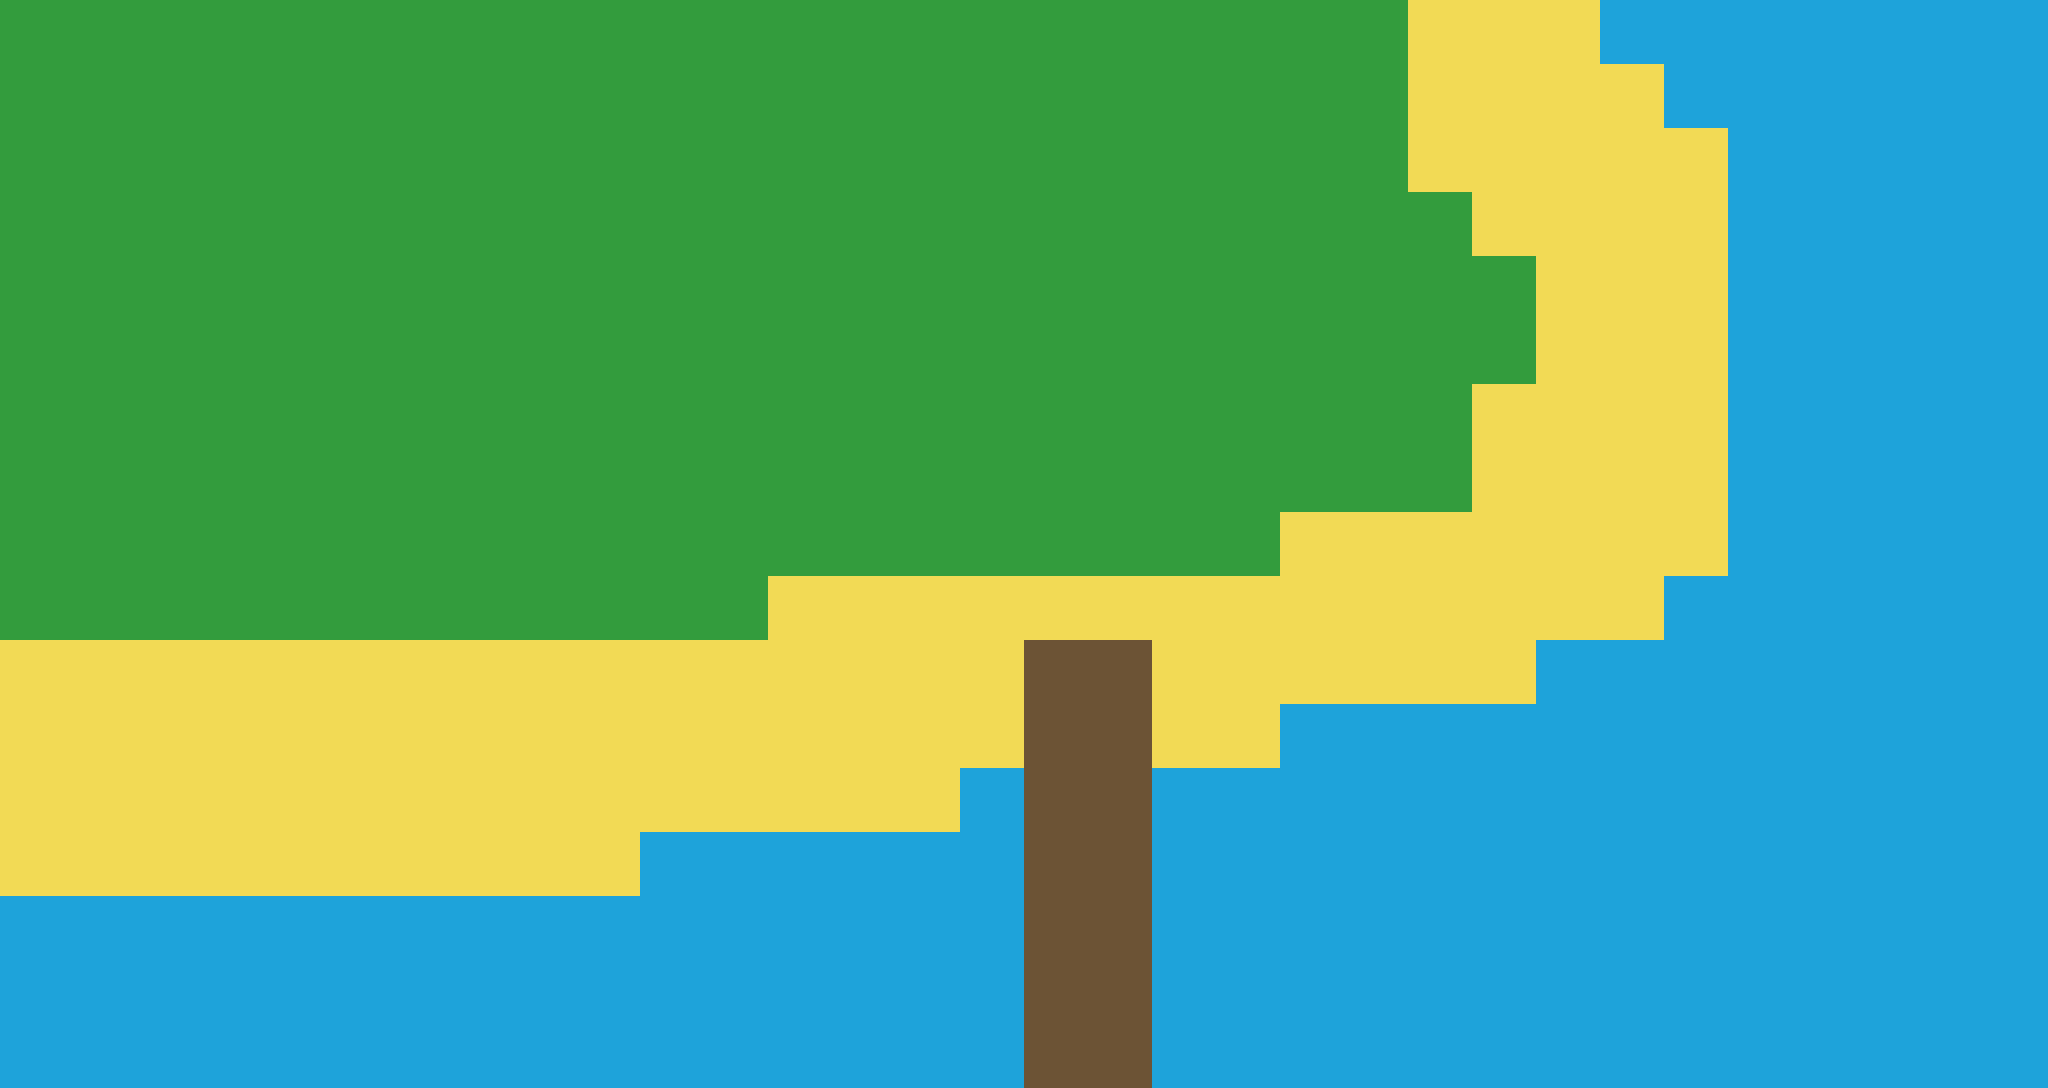

This is a level from a 2D game, rendered from its Tiled map with the project's own tilesets. A one-line summary and the complete map file follow:
An orthogonal 32x17 tile map with 64x64 px tiles, 1 tile layer (Calque de Tuiles 1), 4 tilesets.

<map version="1.4" tiledversion="1.4.3" orientation="orthogonal" renderorder="right-down" width="32" height="17" tilewidth="64" tileheight="64" infinite="0" nextlayerid="3" nextobjectid="1">
 <editorsettings>
  <export target="../Map/map1.csv" format="csv" />
 </editorsettings>
 <tileset firstgid="1" name="bois" tilewidth="64" tileheight="64" tilecount="1" columns="1">
  <image source="../assets/textures/bois.png" width="64" height="64" />
  <terraintypes>
   <terrain name="Bois" tile="0" />
  </terraintypes>
 </tileset>
 <tileset firstgid="2" source="eau.tsx" />
 <tileset firstgid="3" source="herbe.tsx" />
 <tileset firstgid="4" source="sable.tsx" />
 <layer id="1" name="Calque de Tuiles 1" width="32" height="17">
  <data encoding="csv">
3,3,3,3,3,3,3,3,3,3,3,3,3,3,3,3,3,3,3,3,3,3,4,4,4,2,2,2,2,2,2,2,
3,3,3,3,3,3,3,3,3,3,3,3,3,3,3,3,3,3,3,3,3,3,4,4,4,4,2,2,2,2,2,2,
3,3,3,3,3,3,3,3,3,3,3,3,3,3,3,3,3,3,3,3,3,3,4,4,4,4,4,2,2,2,2,2,
3,3,3,3,3,3,3,3,3,3,3,3,3,3,3,3,3,3,3,3,3,3,3,4,4,4,4,2,2,2,2,2,
3,3,3,3,3,3,3,3,3,3,3,3,3,3,3,3,3,3,3,3,3,3,3,3,4,4,4,2,2,2,2,2,
3,3,3,3,3,3,3,3,3,3,3,3,3,3,3,3,3,3,3,3,3,3,3,3,4,4,4,2,2,2,2,2,
3,3,3,3,3,3,3,3,3,3,3,3,3,3,3,3,3,3,3,3,3,3,3,4,4,4,4,2,2,2,2,2,
3,3,3,3,3,3,3,3,3,3,3,3,3,3,3,3,3,3,3,3,3,3,3,4,4,4,4,2,2,2,2,2,
3,3,3,3,3,3,3,3,3,3,3,3,3,3,3,3,3,3,3,3,4,4,4,4,4,4,4,2,2,2,2,2,
3,3,3,3,3,3,3,3,3,3,3,3,4,4,4,4,4,4,4,4,4,4,4,4,4,4,2,2,2,2,2,2,
4,4,4,4,4,4,4,4,4,4,4,4,4,4,4,4,1,1,4,4,4,4,4,4,2,2,2,2,2,2,2,2,
4,4,4,4,4,4,4,4,4,4,4,4,4,4,4,4,1,1,4,4,2,2,2,2,2,2,2,2,2,2,2,2,
4,4,4,4,4,4,4,4,4,4,4,4,4,4,4,2,1,1,2,2,2,2,2,2,2,2,2,2,2,2,2,2,
4,4,4,4,4,4,4,4,4,4,2,2,2,2,2,2,1,1,2,2,2,2,2,2,2,2,2,2,2,2,2,2,
2,2,2,2,2,2,2,2,2,2,2,2,2,2,2,2,1,1,2,2,2,2,2,2,2,2,2,2,2,2,2,2,
2,2,2,2,2,2,2,2,2,2,2,2,2,2,2,2,1,1,2,2,2,2,2,2,2,2,2,2,2,2,2,2,
2,2,2,2,2,2,2,2,2,2,2,2,2,2,2,2,1,1,2,2,2,2,2,2,2,2,2,2,2,2,2,2
</data>
 </layer>
</map>
